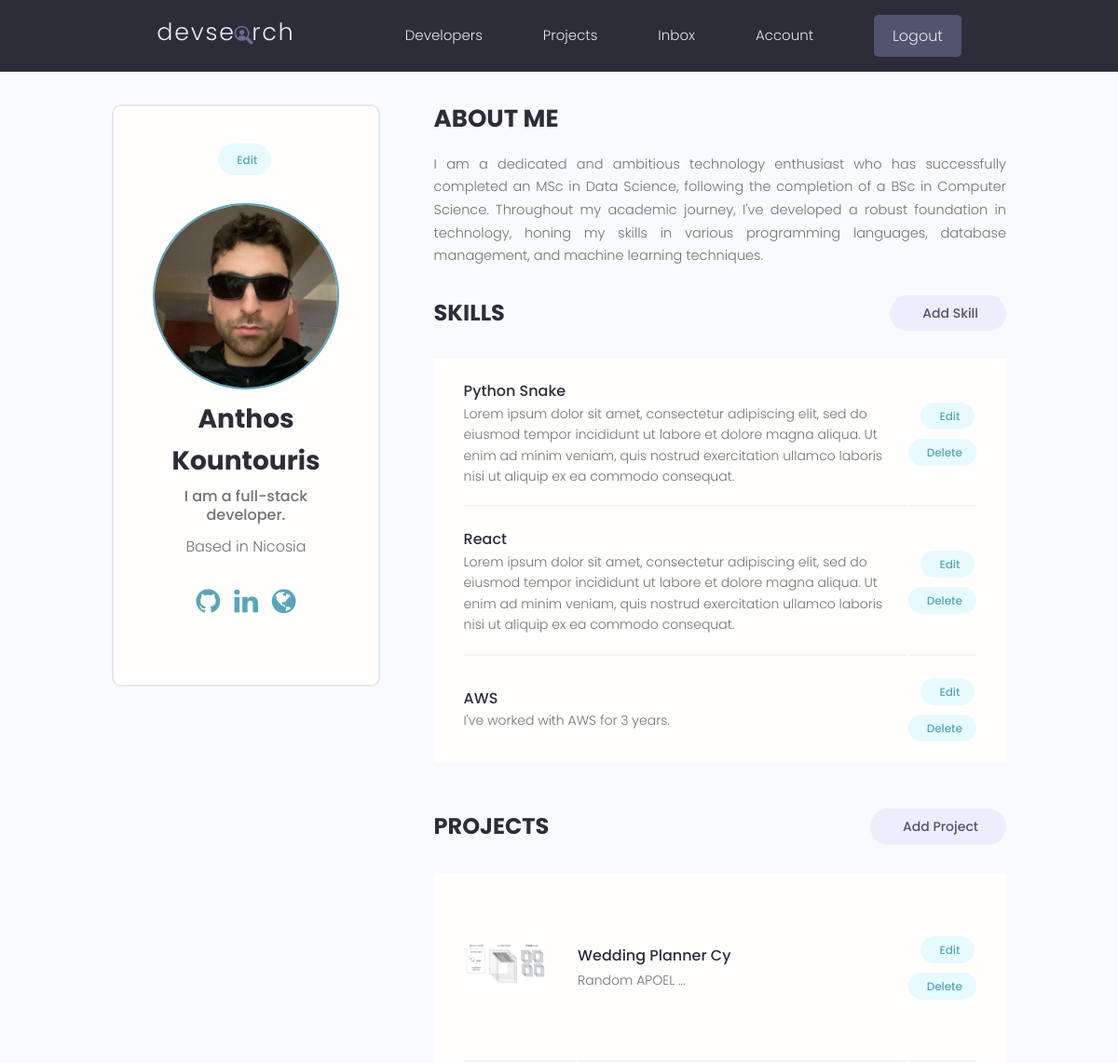
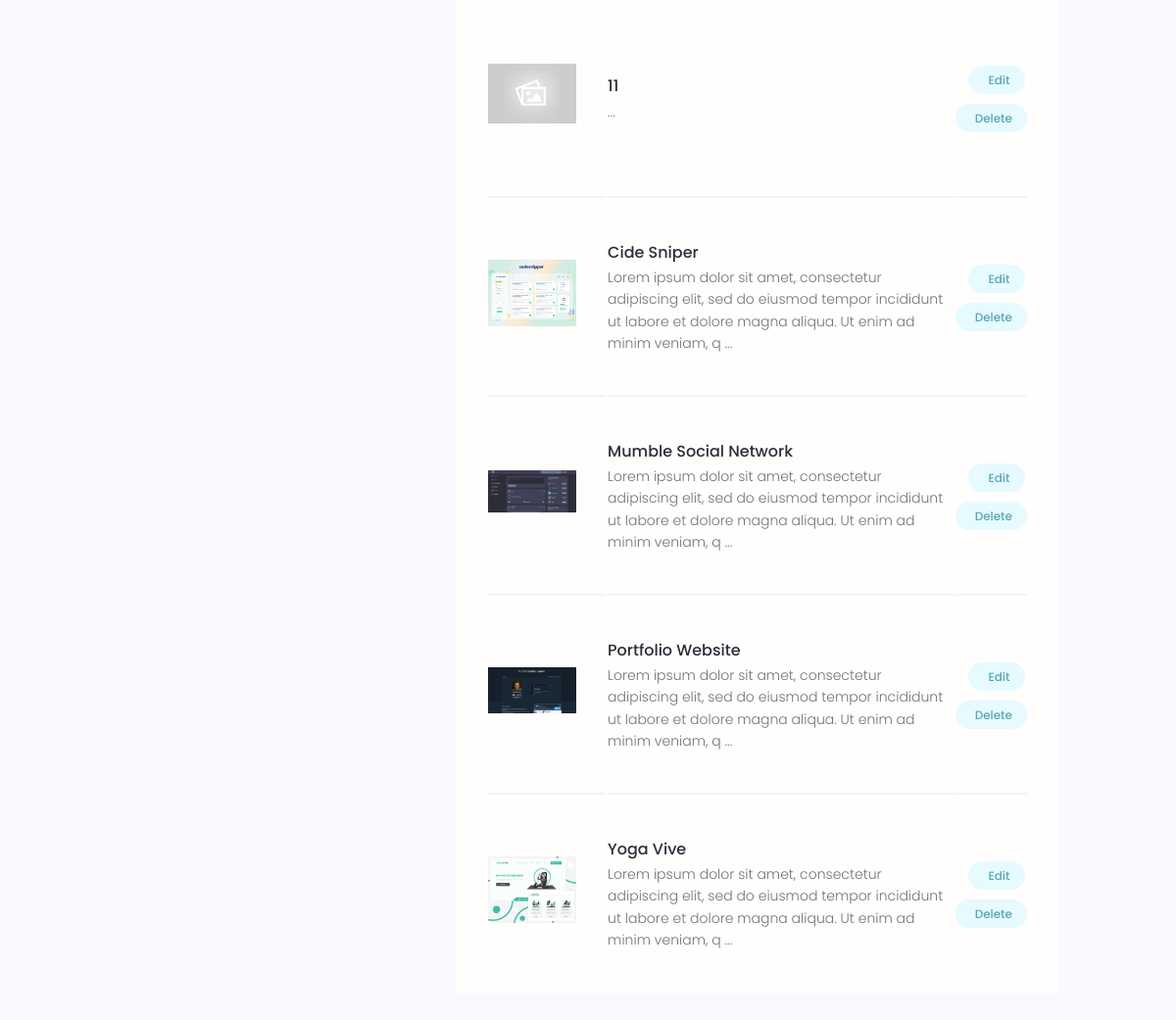
The app's page /account/ (signed in) with its own data (2 pictures, top to bottom).
### users/models.py (models this page shows, shortened)
class Profile(models.Model):
    user = models.OneToOneField(User, on_delete=models.CASCADE, null=True, blank=True)
    name = models.CharField(max_length=200, blank=True, null = True)
    email = models.EmailField(max_length=500, blank=True, null = True)
    username = models.CharField(max_length=200, blank=True, null = True)
    location = models.CharField(max_length=200, blank=True, null = True)
    short_intro = models.CharField(max_length=200, blank=True, null=True)
    bio = models.TextField(blank=True, null=True)
    profile_image = models.ImageField(
        null=True, blank=True, upload_to='profiles/', default='profiles/user-default.png')
    social_github = models.CharField(max_length=200, blank=True, null = True)
    social_twitter = models.CharField(max_length=200, blank=True, null = True)
    social_linkedin = models.CharField(max_length=200, blank=True, null = True)
    social_youtube = models.CharField(max_length=200, blank=True, null = True)
    social_website = models.CharField(max_length=200, blank=True, null = True)
    created = models.DateTimeField(auto_now_add = True)
    id = models.UUIDField(default = uuid.uuid4, unique = True,
                          primary_key = True, editable = False)
    class Meta:
        ordering = ['created']
    @property
    def imageUrl(self):
        try:
            url = self.profile_image.url
        except:
            url = ''
        return url

class Skill(models.Model):
    owner = models.ForeignKey(Profile, on_delete=models.CASCADE, null=True, blank=True)
    name = models.CharField(max_length=200, blank=True, null = True)
    description = models.TextField(blank=True, null=True)
    created = models.DateTimeField(auto_now_add = True)
    id = models.UUIDField(default = uuid.uuid4, unique = True,
                          primary_key = True, editable = False)

### projects/models.py (models this page shows, shortened)
class Project(models.Model):
    owner = models.ForeignKey(Profile, null=True, blank=True, on_delete=models.CASCADE) # many to one relationship
    title = models.CharField(max_length=200)
    description = models.TextField(null = True, blank=True) # Can leave it empty (database, django) to know
    featured_image = models.ImageField(
        null=True, blank=True, default="default.jpg")
    demo_link = models.CharField(max_length = 2000, null = True, blank = True)
    source_link = models.CharField(max_length = 2000, null = True, blank = True)
    tags = models.ManyToManyField('Tag', blank = True) # In string to be able to add it
    vote_total = models.IntegerField(default = 0, null = True, blank = True)
    vote_ratio = models.IntegerField(default = 0, null = True, blank = True)
    created = models.DateTimeField(auto_now_add = True)
    id = models.UUIDField(default = uuid.uuid4, unique = True,
                          primary_key = True, editable = False)
    class Meta:
        ordering = ['-vote_ratio', '-vote_total', 'title'] # ordering, use - infront for descending
    @property
    def imageUrl(self):
        try:
            url = self.featured_image.url
        except:
            url = ''
        return url

### users/views.py (the view)
# urls.py: path('account/', views.userAccount, name ="account"),
@login_required(login_url='login')
def userAccount(request):
    profile = request.user.profile # Getting logged in users profile
    skills = profile.skill_set.all()
    projects = profile.project_set.all()
    context = {'profile' : profile, 'skills' : skills, 'projects' : projects}
    return render(request, 'users/account.html', context)

### users/templates/users/account.html (shortened to what this page needs)
{% extends 'main.html' %}
{% block content %}
  <main class="settingsPage profile my-md">
    <div class="container">
      <div class="layout">
        <div class="column column--1of3">
          <div class="card text-center">
            <div class="card__body dev">
              <a class="tag tag--pill tag--main settings__btn" href="{% url 'edit-account' %}"> Edit</a>
              <img class="avatar avatar--xl dev__avatar" src="{{profile.imageUrl}}" />
              <h2 class="dev__name">{{profile.name}}</h2>
              <p class="dev__title">{{profile.short_intro}}</p>
              <p class="dev__location">Based in {{profile.location}}</p>
              <ul class="dev__social">
                {% if profile.social_github %}
                <li>
                  <a title="Github" href="{{profile.social_github}}" target="_blank"><i class="fa fa-github" style="font-size:30px"></i></a>
                </li>
                {% endif %}
                {% if profile.social_linkedin %}
                <li>
                  <a title="LinkedIn" href="{{profile.social_linkedin}}" target="_blank"><i class="fa fa-linkedin" style="font-size:30px"></i></a>
                </li>
                {% endif %}
                {% if profile.social_website %}
                <li>
                  <a title="Personal Website" href="{{profile.social_website}}" target="_blank"><i class="fa fa-globe" style="font-size:30px"></i></a>
                </li>
                {% endif %}
              </ul>
            </div>
          </div>
        </div>
        <div class="column column--2of3">
          <div class="devInfo">
            <h3 class="devInfo__title">About Me</h3>
            <p class="devInfo__about">{{profile.bio}}</p>
          </div>
          <div class="settings">
            <h3 class="settings__title">Skills</h3>
            <a class="tag tag--pill tag--sub settings__btn tag--lg" href="{% url 'create-skill' %}"> Add Skill</a>
          </div>
          <table class="settings__table">
            {% for skill in skills %}
            <tr>
              <td class="settings__tableInfo">
                <h4>{{skill.name}}</h4>
                <p>
                  {{skill.description}}
                </p>
              </td>
              <td class="settings__tableActions">
                <a class="tag tag--pill tag--main settings__btn" href="{% url 'update-skill' skill.id %}"> Edit</a>
                <a class="tag tag--pill tag--main settings__btn" href="{% url 'delete-skill' skill.id %}?next=/account">
                  Delete</a>
              </td>
            </tr>
            {% endfor %}
          </table>
          <div class="settings">
            <h3 class="settings__title">Projects</h3>
            <a class="tag tag--pill tag--sub settings__btn tag--lg" href="{% url 'create-project' %}"> Add Project</a>
          </div>
          <table class="settings__table">
            {% for project in projects %}
            <tr>
              <td class="settings__thumbnail">
                <a href="{% url 'project' project.id %}"><img src="{{ project.imageUrl }}" alt="Project Thumbnail" /></a>
              </td>
              <td class="settings__tableInfo">
                <a href="{% url 'project' project.id %}">{{project.title}}</a>
                <p>
                  {{project.description|slice:"150"}} ...
                </p>
              </td>
              <td class="settings__tableActions">
                <a class="tag tag--pill tag--main settings__btn" href="{% url 'update-project' project.id %}"> Edit</a>
                <a class="tag tag--pill tag--main settings__btn" href="{% url 'delete-project' project.id %}?next=/account">
                  Delete</a>
              </td>
            </tr>
            {% endfor %}
          </table>
        </div>
      </div>
    </div>
  </main>
  {% endblock %}

### static/styles/app.css (style rules this page uses)
:root { --color-sub: #2d2d39; }
.card { border: 2px solid var(--color-light); }
img { width: 100%; }
.profile .card > .dev { padding: 4rem; }
.dev__avatar { display: block; margin: auto; }
.dev__name { color: var(--color-sub); font-size: 2.8rem; font-weight: 700; margin-top: 1rem; margin-bottom: 0.5rem; }
.dev__title { font-size: 1.6rem; font-weight: 500; line-height: 1.3; }
.dev__location { margin-top: 1rem; }
.dev__social { margin: 3rem 0; list-style: none; display: flex; justify-content: center; gap: 1.5rem; }
.devInfo { margin-bottom: 3rem; }
.devInfo__title, .devInfo__subtitle { font-size: 2.6rem; color: var(--color-sub); text-transform: uppercase; font-weight: 700; margin-bottom: 1.5rem; }
.devInfo__about, .devSkill__info { font-size: 1.45rem; line-height: 1.7; text-align: justify; }
.settingsPage .dev > .settings__btn { display: inline-block; margin-bottom: 3rem; }
.settings { display: flex; justify-content: space-between; align-items: center; }
.settings__title { font-size: 2.4rem; text-transform: uppercase; font-weight: 700; color: var(--color-sub); }
.settings__table { margin-top: 3rem; margin-bottom: 5rem; padding: 0 3rem; background: var(--color-white); }
.settings__table tr { width: 100%; }
.settings__table tr > td { padding: 2rem 0; }
.settings__table tr:not(:last-child) td { border-bottom: 2px solid var(--color-white-light); }
.settings__thumbnail { width: 23%; min-width: 10rem; }
.settings__thumbnail img { padding-right: 3rem; height: 15rem; object-fit: contain; }
.settings__tableInfo { width: 100%; }
.settings__tableInfo h4, .settings__tableInfo a { padding-right: 1rem; width: auto; font-size: 1.6rem; font-weight: 500; color: var(--color-sub); }
.settings__tableInfo p { font-size: 1.4rem; }
.settings__tableActions { text-align: right; }

### static/uikit/styles/modules/_variables.css (style rules this page uses)
:root { --color-main: #5aa5b9; --color-main-light: #e6faff; --color-sub: #3f4156; --color-sub-light: #51546e; --color-sub-lighter: #ededfd; --color-text: #737373; --color-gray: #8b8b8b; --color-light: #e5e7eb; --color-light-gray: #767676; --color-bg: #f8fafd; --color-white: #fffefd; --color-white-light: #f3f3f3; --color-success: #359e64; --color-success-bg: #def8e8; --color-error: #fc4b0b; --color-error-bg: #fff2ee; --font-base: 'Poppins', arial, helvetica, 'Segoe UI', roboto, ubuntu, sans-serif; --font-monospace: 'Fira Code', 'Courier New', courier, monospace; --font-regular: 300; --font-medium: 500; --font-bold: 700; --generic-shadow: 1px 1px 5px #00000010; --generic-transition: all 0.3s ease-in-out; }

### static/uikit/styles/modules/_base.css (style rules this page uses)
* { margin: 0; padding: 0; box-sizing: border-box; text-rendering: optimizeLegibility; color: inherit; font-size: inherit; }
html { font-size: 50%; }
@media only screen and (min-width: 480px) { html { font-size: 56.25%; } }
@media only screen and (min-width: 1200px) { html { font-size: 62.5%; } }
body { line-height: 1.6; font-weight: 400; font-size: 1.5rem; color: var(--color-text); background-color: var(--color-bg); min-height: 100vh; }

### static/uikit/styles/modules/_typography.css (style rules this page uses)
* { font-family: var(--font-base); }
h2 { font-size: 3.6rem; font-weight: var(--font-bold); }
h3 { font-size: 3.2rem; font-weight: var(--font-medium); }
h4 { font-size: 2.8rem; font-weight: var(--font-medium); }
p, span, strong { font-size: 1.6rem; color: var(--color-text); font-weight: var(--font-regular); }
a { padding-bottom: 2px; text-decoration: none; display: inline-block; color: var(--color-main); font-weight: var(--font-medium); }

### static/uikit/styles/modules/_utilities.css (style rules this page uses)
.container { width: 92%; max-width: 165rem; margin: 0 auto; box-sizing: border-box; }
@media screen and (min-width: 1000px) { .container { width: 90%; } }
@media screen and (min-width: 1200px) { .container { width: 80%; } }
.text-center { text-align: center; }
.my-md { margin: 3rem auto; }

### static/uikit/styles/modules/_avatar.css (style rules this page uses)
.avatar { border-radius: 50%; border: 2px solid var(--color-main); object-fit: cover; }
.avatar--xl { height: 20rem; width: 20rem; }

### static/uikit/styles/modules/_card.css (style rules this page uses)
.card { border-radius: 1rem; background-color: var(--color-white); border: 1.5px solid var(--color-light); width: auto; height: auto; margin-top: 0.5rem; margin-bottom: 0.5rem; overflow: hidden; }
.card__body, .card__header { padding: 2rem 2.5rem; }

### static/uikit/styles/modules/_layout.css (style rules this page uses)
.layout { display: flex; flex-flow: row wrap; justify-content: space-between; }
.layout > .column { margin-bottom: 3rem; }
.layout > .column.column--1of3 { flex-basis: 30%; }
.layout > .column.column--2of3 { flex-basis: 64%; }

### records on screen
Profile: imageUrl (picture), name "Anthos Kountouris", short_intro "I am a full-stack developer.", location "Nicosia", bio "I am a dedicated and ambitious technology enthusiast who has successfully completed an MSc in Data Science, following the completion of a BSc in Computer Science. Throughout my academic journey, I've developed a robust foundation in technology, honing my skills in various programming languages, database management, and machine learning techniques."
Skill: name "Python Snake", description "Lorem ipsum dolor sit amet, consectetur adipiscing elit, sed do eiusmod tempor incididunt ut labore et dolore magna aliqua. Ut enim ad minim veniam, quis nostrud exercitation ullamco laboris nisi ut aliquip ex ea commodo consequat."
Skill: name "React", description "Lorem ipsum dolor sit amet, consectetur adipiscing elit, sed do eiusmod tempor incididunt ut labore et dolore magna aliqua. Ut enim ad minim veniam, quis nostrud exercitation ullamco laboris nisi ut aliquip ex ea commodo consequat."
Skill: name "AWS", description "I've worked with AWS for 3 years."
Project: imageUrl (picture), title "Wedding Planner Cy", description "Random APOEL"
Project: imageUrl (placeholder picture), title "11"
Project: imageUrl (picture), title "Cide Sniper", description "Lorem ipsum dolor sit amet, consectetur adipiscing elit, sed do eiusmod tempor incididunt ut labore et dolore magna aliqua. Ut enim ad minim veniam, q"
Project: imageUrl (picture), title "Mumble Social Network", description "Lorem ipsum dolor sit amet, consectetur adipiscing elit, sed do eiusmod tempor incididunt ut labore et dolore magna aliqua. Ut enim ad minim veniam, q"
Project: imageUrl (picture), title "Portfolio Website", description "Lorem ipsum dolor sit amet, consectetur adipiscing elit, sed do eiusmod tempor incididunt ut labore et dolore magna aliqua. Ut enim ad minim veniam, q"
Project: imageUrl (picture), title "Yoga Vive", description "Lorem ipsum dolor sit amet, consectetur adipiscing elit, sed do eiusmod tempor incididunt ut labore et dolore magna aliqua. Ut enim ad minim veniam, q"
